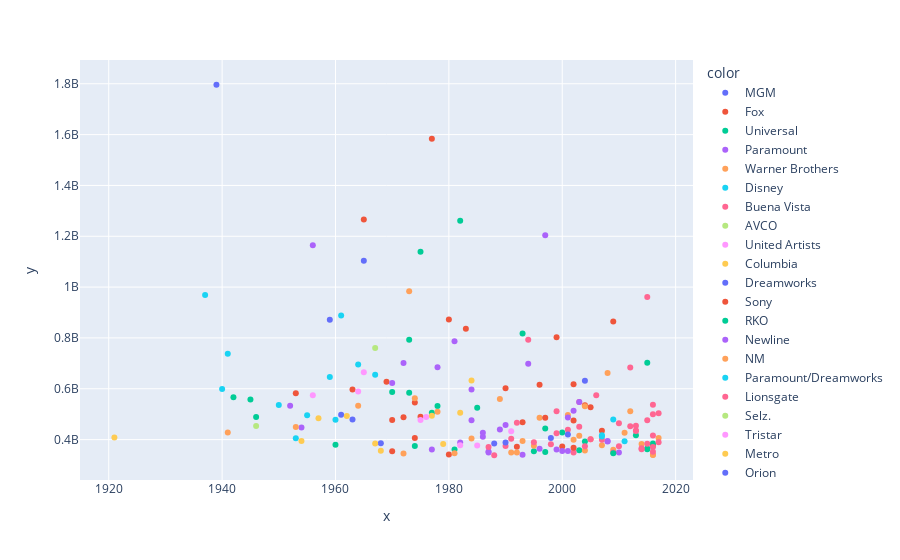

Notebook cell for this chart:
### Code cell
px.scatter(x = top_movies.column("Year"), 
           y = top_movies.column("Gross (Adjusted)"), 
           color = top_movies.column("Studio"),
           hover_name = top_movies.column("Title"))

### Figure 1 — Plotly figure (JSON) as saved in the notebook; plotly's stock layout.template omitted (floating-point values rounded to 4 significant figures)
{"data": [{"hovertemplate": "<b>%{hovertext}</b><br><br>color=MGM<br>x=%{x}<br>y=%{y}<extra></extra>", "hovertext": ["Gone with the Wind", "Doctor Zhivago", "Ben-Hur", "West Side Story", "It's a Mad, Mad, Mad, Mad World", "2001: A Space Odyssey", "Rain Man"], "legendgroup": "MGM", "marker": {"color": "#636efa", "symbol": "circle"}, "mode": "markers", "name": "MGM", "orientation": "v", "showlegend": true, "type": "scatter", "x": [1939, 1965, 1959, 1961, 1963, 1968, 1988], "xaxis": "x", "y": [1796176700, 1103564200, 871220000, 497575800, 478952400, 385261600, 384863200], "yaxis": "y"}, {"hovertemplate": "<b>%{hovertext}</b><br><br>color=Fox<br>x=%{x}<br>y=%{y}<extra></extra>", "hovertext": ["Star Wars", "The Sound of Music", "The Empire Strikes Back", "Avatar", "Return of the Jedi", "Star Wars: Episode I - The Phantom Menace", "Butch Cassidy and the Sundance Kid", "Independence Day", "Home Alone", "Cleopatra (1963)", "The Robe", "The Towering Inferno", "Star Wars: Episode III - Revenge of the Sith", "The Rocky Horror Picture Show", "The Poseidon Adventure", "M.A.S.H.", "Star Wars: Episode II - Attack of the Clones", "Mrs. Doubtfire", "Young Frankenstein", "Deadpool", "Cast Away", "Home Alone 2: Lost in New York", "Patton", "9 to 5"], "legendgroup": "Fox", "marker": {"color": "#EF553B", "symbol": "circle"}, "mode": "markers", "name": "Fox", "orientation": "v", "showlegend": true, "type": "scatter", "x": [1977, 1965, 1980, 2009, 1983, 1999, 1969, 1996, 1990, 1963, 1953, 1974, 2005, 1975, 1972, 1970, 2002, 1993, 1974, 2016, 2000, 1992, 1970, 1980], "xaxis": "x", "y": [1583483200, 1266072700, 872825900, 865082100, 836188200, 802874300, 627259300, 615800300, 602157000, 597261000, 581890900, 545629600, 527395500, 489567200, 488078400, 477252600, 475334700, 468364200, 405804200, 375984600, 372439400, 372042900, 354164800, 341357800], "yaxis": "y"}, {"hovertemplate": "<b>%{hovertext}</b><br><br>color=Universal<br>x=%{x}<br>y=%{y}<extra></extra>", "hovertext": ["E.T.: The Extra-Terrestrial", "Jaws", "Jurassic Park", "The Sting", "Jurassic World", "Airport", "American Graffiti", "National Lampoon's Animal House", "Back to the Future", "Smokey and the Bandit", "The Lost World: Jurassic Park", "How the Grinch Stole Christmas", "Despicable Me 2", "Meet the Fockers", "The Secret Life of Pets", "Psycho", "Earthquake", "Furious 7", "Minions", "On Golden Pond", "Bruce Almighty", "Apollo 13", "Liar Liar"], "legendgroup": "Universal", "marker": {"color": "#00cc96", "symbol": "circle"}, "mode": "markers", "name": "Universal", "orientation": "v", "showlegend": true, "type": "scatter", "x": [1982, 1975, 1993, 1973, 2015, 1970, 1973, 1978, 1985, 1977, 1997, 2000, 2013, 2004, 2016, 1960, 1974, 2015, 2015, 1981, 2003, 1995, 1997], "xaxis": "x", "y": [1261085000, 1138620700, 817186200, 792480000, 702747400, 587729300, 584200000, 532424500, 524960300, 505244700, 443699500, 427669700, 416888500, 392698200, 384704200, 379306800, 374728300, 364701500, 361949600, 360794700, 358002000, 354335300, 351359500], "yaxis": "y"}, {"hovertemplate": "<b>%{hovertext}</b><br><br>color=Paramount<br>x=%{x}<br>y=%{y}<extra></extra>", "hovertext": ["Titanic", "The Ten Commandments", "Raiders of the Lost Ark", "The Godfather", "Forrest Gump", "Grease", "Love Story", "Beverly Hills Cop", "The Greatest Showman on Earth", "Indiana Jones and the Temple of Doom", "Ghost", "Rear Window", "Indiana Jones and the Last Crusade", "Top Gun", "Crocodile Dundee", "Iron Man", "Indiana Jones and the Kingdom of the Crystal Skull", "An Officer and a Gentleman", "Mission: Impossible", "Saturday Night Fever", "Mission: Impossible II", "Fatal Attraction", "Beverly Hills Cop II", "Iron Man 2", "The Firm"], "legendgroup": "Paramount", "marker": {"color": "#ab63fa", "symbol": "circle"}, "mode": "markers", "name": "Paramount", "orientation": "v", "showlegend": true, "type": "scatter", "x": [1997, 1956, 1981, 1972, 1994, 1978, 1970, 1984, 1952, 1984, 1990, 1954, 1989, 1986, 1986, 2008, 2008, 1982, 1996, 1977, 2000, 1987, 1987, 2010, 1993], "xaxis": "x", "y": [1204368000, 1164590000, 787003100, 701621600, 698884100, 684256200, 622283500, 596963700, 533400000, 475906700, 457525800, 447653700, 439312600, 426989100, 410739900, 394234700, 392622400, 388109400, 364011000, 360976100, 355286400, 352761800, 349381600, 349375100, 340028200], "yaxis": "y"}, {"hovertemplate": "<b>%{hovertext}</b><br><br>color=Warner Brothers<br>x=%{x}<br>y=%{y}<extra></extra>", "hovertext": ["The Exorcist", "The Dark Knight", "Blazing Saddles", "Batman", "My Fair Lady", "The Dark Knight Rises", "Superman", "Harry Potter and the Sorcerer's Stone", "Twister", "House of Wax", "Sergeant York", "Harry Potter and the Deathly Hallows Part 2", "The Matrix Reloaded", "Wonder Woman", "Gremlins", "Harry Potter and the Goblet of Fire", "Harry Potter and the Chamber of Secrets", "The Fugitive", "American Sniper", "Harry Potter and the Order of the Phoenix", "Batman Forever", "Harry Potter and the Half-Blood Prince", "Harry Potter and the Prisoner of Azkaban", "Robin Hood: Prince of Thieves", "Batman Returns", "Superman II", "What's Up, Doc?", "Batman v Superman: Dawn of Justice", "Suicide Squad"], "legendgroup": "Warner Brothers", "marker": {"color": "#FFA15A", "symbol": "circle"}, "mode": "markers", "name": "Warner Brothers", "orientation": "v", "showlegend": true, "type": "scatter", "x": [1973, 2008, 1974, 1989, 1964, 2012, 1978, 2001, 1996, 1953, 1941, 2011, 2003, 2017, 1984, 2005, 2002, 1993, 2014, 2007, 1995, 2009, 2004, 1991, 1992, 1981, 1972, 2016, 2016], "xaxis": "x", "y": [983226600, 661980500, 562200300, 559666600, 533400000, 511902300, 509913700, 497066400, 486177500, 449228700, 427815200, 426630300, 415126800, 406381596, 404336400, 401608200, 399302200, 394692100, 382981200, 377314200, 376100400, 359788300, 357233500, 349463400, 348813000, 345960800, 345141200, 340137000, 339411900], "yaxis": "y"}, {"hovertemplate": "<b>%{hovertext}</b><br><br>color=Disney<br>x=%{x}<br>y=%{y}<extra></extra>", "hovertext": ["Snow White and the Seven Dwarves", "101 Dalmatians", "Fantasia", "Mary Poppins", "The Jungle Book", "Sleeping Beauty", "Pinocchio", "Cinderella (1950)", "Lady and the Tramp", "Swiss Family Robinson", "Peter Pan"], "legendgroup": "Disney", "marker": {"color": "#19d3f3", "symbol": "circle"}, "mode": "markers", "name": "Disney", "orientation": "v", "showlegend": true, "type": "scatter", "x": [1937, 1961, 1941, 1964, 1967, 1959, 1940, 1950, 1955, 1960, 1953], "xaxis": "x", "y": [969010000, 888264400, 738256500, 695036400, 655014400, 646090100, 599215600, 536079700, 495483100, 478353100, 405593100], "yaxis": "y"}, {"hovertemplate": "<b>%{hovertext}</b><br><br>color=Buena Vista<br>x=%{x}<br>y=%{y}<extra></extra>", "hovertext": ["Star Wars: The Force Awakens", "The Lion King", "Marvel's The Avengers", "Pirates of the Caribbean: Dead Man's Chest", "Finding Nemo", "Rogue One: A Star Wars Story", "The Sixth Sense", "Beauty and the Beast (2017)", "Finding Dory", "Avengers: Age of Ultron", "Aladdin", "Toy Story 3", "Pirates of the Caribbean: The Curse of the Black Pearl", "Monsters, Inc.", "Frozen", "Iron Man 3", "Toy Story 2", "Captain America: Civil War", "Beauty and the Beast", "The Chronicles of Narnia: The Lion, the Witch and the Wa ...", "Pirates of the Caribbean: At World's End", "Toy Story", "Guardians of the Galaxy Vol. 2", "Inside Out", "Armageddon", "Pretty Woman", "Alice in Wonderland (2010)", "The Incredibles", "The Jungle Book (2016)", "Three Men and a Baby", "GUnited Artistsrdians of the Galaxy", "Zootopia", "Up", "Signs", "Who Framed Roger Rabbit"], "legendgroup": "Buena Vista", "marker": {"color": "#FF6692", "symbol": "circle"}, "mode": "markers", "name": "Buena Vista", "orientation": "v", "showlegend": true, "type": "scatter", "x": [2015, 1994, 2012, 2006, 2003, 2016, 1999, 2017, 2016, 2015, 1992, 2010, 2003, 2001, 2013, 2013, 1999, 2016, 1991, 2005, 2007, 1995, 2017, 2015, 1998, 1990, 2010, 2004, 2016, 1987, 2014, 2016, 2009, 2002, 1988], "xaxis": "x", "y": [961143200, 792511700, 683474000, 574546200, 547504100, 537326000, 511878400, 504014165, 499245400, 475854300, 466212500, 464074600, 450268700, 438749200, 435974700, 433906300, 425266700, 415654000, 403283400, 401616500, 399818000, 389989400, 389397196, 383928800, 382096000, 374948400, 373705500, 373646300, 370808400, 370746600, 366068600, 352098200, 349143900, 348787100, 338409100], "yaxis": "y"}, {"hovertemplate": "<b>%{hovertext}</b><br><br>color=AVCO<br>x=%{x}<br>y=%{y}<extra></extra>", "hovertext": ["The Graduate"], "legendgroup": "AVCO", "marker": {"color": "#B6E880", "symbol": "circle"}, "mode": "markers", "name": "AVCO", "orientation": "v", "showlegend": true, "type": "scatter", "x": [1967], "xaxis": "x", "y": [760778000], "yaxis": "y"}, {"hovertemplate": "<b>%{hovertext}</b><br><br>color=United Artists<br>x=%{x}<br>y=%{y}<extra></extra>", "hovertext": ["Thunderball", "Goldfinger", "Around the World in 80 Days", "Rocky", "One Flew Over the Cuckoo's Nest", "Rocky III"], "legendgroup": "United Artists", "marker": {"color": "#FF97FF", "symbol": "circle"}, "mode": "markers", "name": "United Artists", "orientation": "v", "showlegend": true, "type": "scatter", "x": [1965, 1964, 1956, 1976, 1975, 1982], "xaxis": "x", "y": [664972000, 589407000, 574430800, 489305400, 477262800, 377942800], "yaxis": "y"}, {"hovertemplate": "<b>%{hovertext}</b><br><br>color=Columbia<br>x=%{x}<br>y=%{y}<extra></extra>", "hovertext": ["Ghostbusters", "Tootsie", "Close Encounters of the Third Kind", "Lawrence of Arabia", "The Bridge on the River Kwai", "The Caine Mutiny", "Guess Who's Coming to Dinner", "Kramer Vs. Kramer", "Funny Girl"], "legendgroup": "Columbia", "marker": {"color": "#FECB52", "symbol": "circle"}, "mode": "markers", "name": "Columbia", "orientation": "v", "showlegend": true, "type": "scatter", "x": [1984, 1982, 1977, 1962, 1957, 1954, 1967, 1979, 1968], "xaxis": "x", "y": [632734400, 505876000, 494066600, 492359800, 483616000, 394607100, 384554700, 382450000, 355950700], "yaxis": "y"}, {"hovertemplate": "<b>%{hovertext}</b><br><br>color=Dreamworks<br>x=%{x}<br>y=%{y}<extra></extra>", "hovertext": ["Shrek 2", "Shrek", "Saving Private Ryan"], "legendgroup": "Dreamworks", "marker": {"color": "#636efa", "symbol": "circle"}, "mode": "markers", "name": "Dreamworks", "orientation": "v", "showlegend": true, "type": "scatter", "x": [2004, 2001, 1998], "xaxis": "x", "y": [631642700, 420413700, 406691500], "yaxis": "y"}, {"hovertemplate": "<b>%{hovertext}</b><br><br>color=Sony<br>x=%{x}<br>y=%{y}<extra></extra>", "hovertext": ["Spider-Man", "Spider-Man 2", "Men in Black", "Spider-Man 3"], "legendgroup": "Sony", "marker": {"color": "#EF553B", "symbol": "circle"}, "mode": "markers", "name": "Sony", "orientation": "v", "showlegend": true, "type": "scatter", "x": [2002, 2004, 1997, 2007], "xaxis": "x", "y": [617719400, 534811300, 485542200, 434848000], "yaxis": "y"}, {"hovertemplate": "<b>%{hovertext}</b><br><br>color=RKO<br>x=%{x}<br>y=%{y}<extra></extra>", "hovertext": ["Bambi", "The Bells of St. Mary's", "The Best Years of Our Lives"], "legendgroup": "RKO", "marker": {"color": "#00cc96", "symbol": "circle"}, "mode": "markers", "name": "RKO", "orientation": "v", "showlegend": true, "type": "scatter", "x": [1942, 1945, 1946], "xaxis": "x", "y": [566403700, 557803900, 488950000], "yaxis": "y"}, {"hovertemplate": "<b>%{hovertext}</b><br><br>color=Newline<br>x=%{x}<br>y=%{y}<extra></extra>", "hovertext": ["The Lord of the Rings: The Return of the King", "The Lord of the Rings: The Two Towers", "The Lord of the Rings: The Fellowship of the Ring", "Austin Powers: The Spy Who Shagged Me", "Rush Hour 2"], "legendgroup": "Newline", "marker": {"color": "#ab63fa", "symbol": "circle"}, "mode": "markers", "name": "Newline", "orientation": "v", "showlegend": true, "type": "scatter", "x": [2003, 2002, 2001, 1999, 2001], "xaxis": "x", "y": [547976900, 513177800, 487165600, 360570200, 355229800], "yaxis": "y"}, {"hovertemplate": "<b>%{hovertext}</b><br><br>color=NM<br>x=%{x}<br>y=%{y}<extra></extra>", "hovertext": ["The Passion of the Christ"], "legendgroup": "NM", "marker": {"color": "#FFA15A", "symbol": "circle"}, "mode": "markers", "name": "NM", "orientation": "v", "showlegend": true, "type": "scatter", "x": [2004], "xaxis": "x", "y": [530776000], "yaxis": "y"}, {"hovertemplate": "<b>%{hovertext}</b><br><br>color=Paramount/Dreamworks<br>x=%{x}<br>y=%{y}<extra></extra>", "hovertext": ["Transformers: Revenge of the Fallen", "Shrek the Third", "Transformers", "Transformers: Dark of the Moon"], "legendgroup": "Paramount/Dreamworks", "marker": {"color": "#19d3f3", "symbol": "circle"}, "mode": "markers", "name": "Paramount/Dreamworks", "orientation": "v", "showlegend": true, "type": "scatter", "x": [2009, 2007, 2007, 2011], "xaxis": "x", "y": [479179200, 417002900, 412514300, 393479300], "yaxis": "y"}, {"hovertemplate": "<b>%{hovertext}</b><br><br>color=Lionsgate<br>x=%{x}<br>y=%{y}<extra></extra>", "hovertext": ["The Hunger Games: Catching Fire", "The Hunger Games", "The Hunger Games: Mockingjay - Part 1"], "legendgroup": "Lionsgate", "marker": {"color": "#FF6692", "symbol": "circle"}, "mode": "markers", "name": "Lionsgate", "orientation": "v", "showlegend": true, "type": "scatter", "x": [2013, 2012, 2014], "xaxis": "x", "y": [454409200, 452174400, 362062100], "yaxis": "y"}, {"hovertemplate": "<b>%{hovertext}</b><br><br>color=Selz.<br>x=%{x}<br>y=%{y}<extra></extra>", "hovertext": ["Duel in the Sun"], "legendgroup": "Selz.", "marker": {"color": "#B6E880", "symbol": "circle"}, "mode": "markers", "name": "Selz.", "orientation": "v", "showlegend": true, "type": "scatter", "x": [1946], "xaxis": "x", "y": [453571400], "yaxis": "y"}, {"hovertemplate": "<b>%{hovertext}</b><br><br>color=Tristar<br>x=%{x}<br>y=%{y}<extra></extra>", "hovertext": ["Terminator 2: Judgment Day", "Rambo: First Blood Part II"], "legendgroup": "Tristar", "marker": {"color": "#FF97FF", "symbol": "circle"}, "mode": "markers", "name": "Tristar", "orientation": "v", "showlegend": true, "type": "scatter", "x": [1991, 1985], "xaxis": "x", "y": [433104200, 376674100], "yaxis": "y"}, {"hovertemplate": "<b>%{hovertext}</b><br><br>color=Metro<br>x=%{x}<br>y=%{y}<extra></extra>", "hovertext": ["The Four Horsemen of the Apocalypse"], "legendgroup": "Metro", "marker": {"color": "#FECB52", "symbol": "circle"}, "mode": "markers", "name": "Metro", "orientation": "v", "showlegend": true, "type": "scatter", "x": [1921], "xaxis": "x", "y": [408214300], "yaxis": "y"}, {"hovertemplate": "<b>%{hovertext}</b><br><br>color=Orion<br>x=%{x}<br>y=%{y}<extra></extra>", "hovertext": ["Dances with Wolves"], "legendgroup": "Orion", "marker": {"color": "#636efa", "symbol": "circle"}, "mode": "markers", "name": "Orion", "orientation": "v", "showlegend": true, "type": "scatter", "x": [1990], "xaxis": "x", "y": [388486700], "yaxis": "y"}, {"hovertemplate": "<b>%{hovertext}</b><br><br>color=IFC<br>x=%{x}<br>y=%{y}<extra></extra>", "hovertext": ["My Big Fat Greek Wedding"], "legendgroup": "IFC", "marker": {"color": "#EF553B", "symbol": "circle"}, "mode": "markers", "name": "IFC", "orientation": "v", "showlegend": true, "type": "scatter", "x": [2002], "xaxis": "x", "y": [368219200], "yaxis": "y"}, {"hovertemplate": "<b>%{hovertext}</b><br><br>color=Sum.<br>x=%{x}<br>y=%{y}<extra></extra>", "hovertext": ["The Twilight Saga: New Moon"], "legendgroup": "Sum.", "marker": {"color": "#00cc96", "symbol": "circle"}, "mode": "markers", "name": "Sum.", "orientation": "v", "showlegend": true, "type": "scatter", "x": [2009], "xaxis": "x", "y": [345910600], "yaxis": "y"}], "layout": {"legend": {"title": {"text": "color"}, "tracegroupgap": 0}, "margin": {"t": 60}, "xaxis": {"anchor": "y", "domain": [0, 1], "title": {"text": "x"}}, "yaxis": {"anchor": "x", "domain": [0, 1], "title": {"text": "y"}}}}
